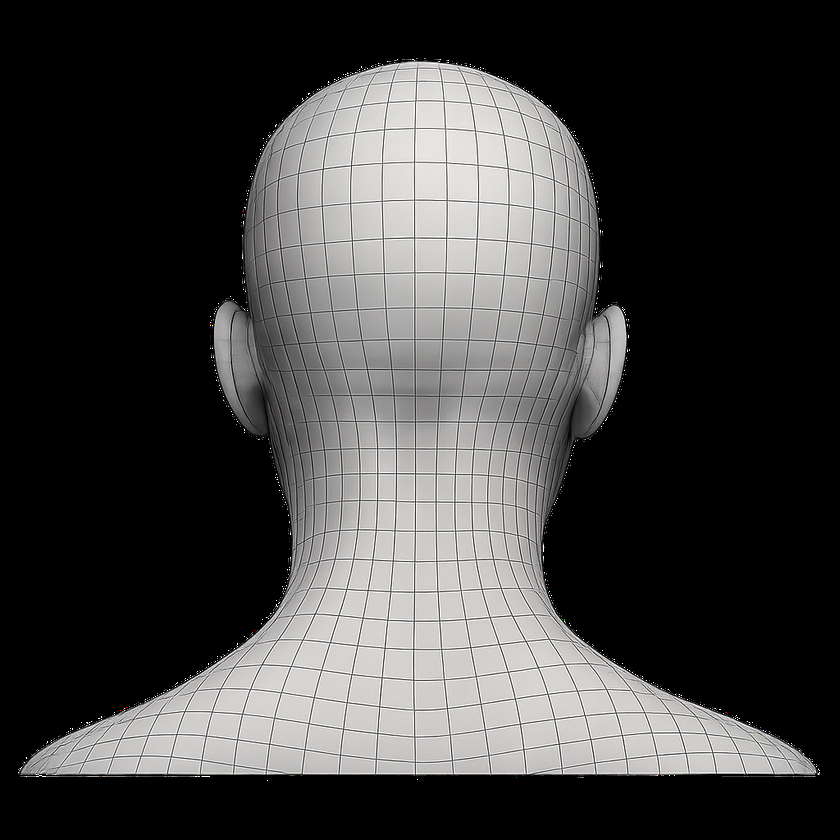
#> input picture smileHairClinic-App/assets/sonmodel/ChatGPT Image 15 Kas 2025 23_31_02.png, 840 x 840 px, shrunk from 1024 x 1024 before the run
$ python -i blur.py   (imports and definitions only)   (older library calls are emulated)
#> lines starting #> are read from the running program, lines starting #| are printed output that depends on the picture
#> further down, picture is the input picture: shape (840, 840, 3); mean B, G, R 63.8, 64.1, 64.8
import cv2
import numpy as np

def detect_blur(image, threshold=180):
    # Gri tona çevir
#> called with threshold = 180
    gray = cv2.cvtColor(image, cv2.COLOR_BGR2GRAY)

    # Tenengrad (Sobel Gradients)
    Gx = cv2.Sobel(gray, cv2.CV_64F, 1, 0)
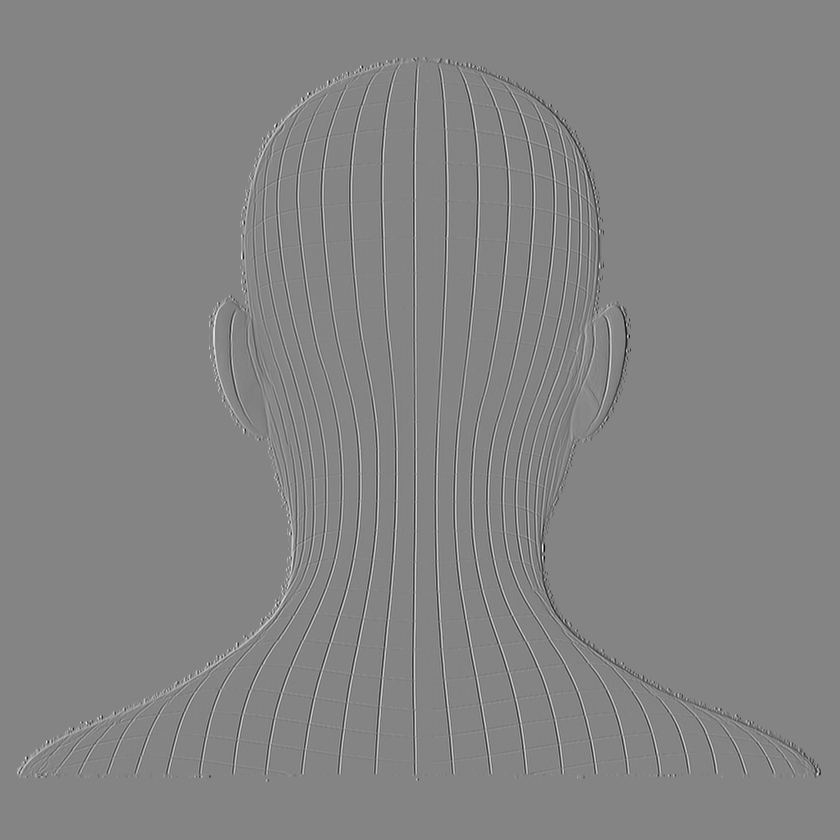
#> Gx: shape (840, 840) float64; min -1020, max 945, mean 0; drawn with min black and max white
    Gy = cv2.Sobel(gray, cv2.CV_64F, 0, 1)
    G = np.sqrt(Gx**2 + Gy**2)
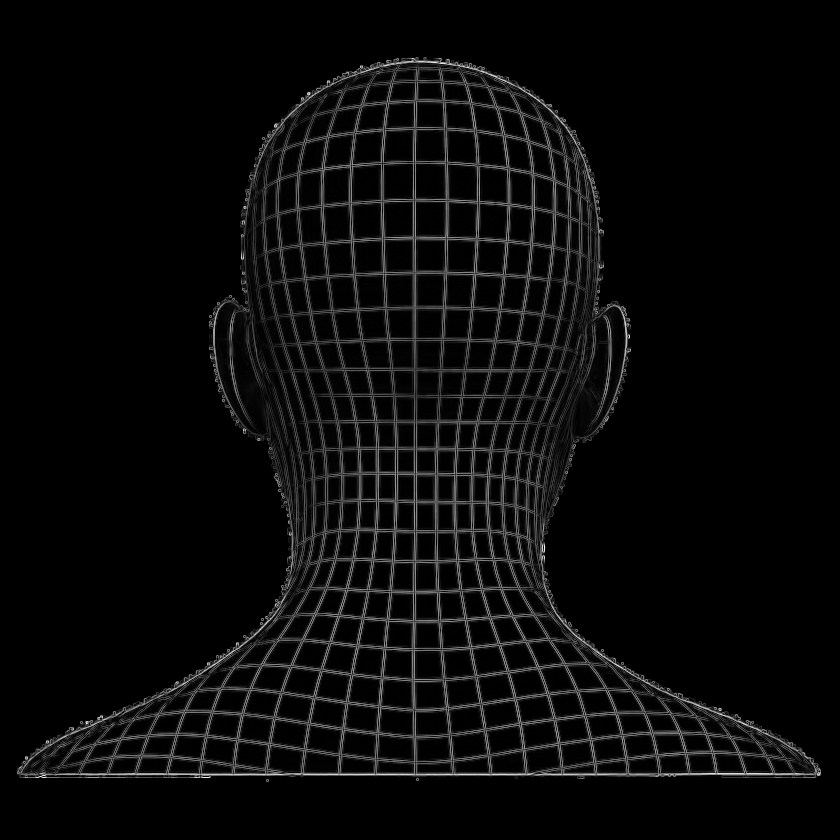
#> G: shape (840, 840) float64; min 0, max 1081.9, mean 44.8; drawn with min black and max white

    score = G.mean()
#> score = 44.81

    # True = bulanık
    is_blurry = score < threshold
#> is_blurry = True

    return {
        "score": float(score),
        "is_blurry": is_blurry
    }

>>> import cv2
>>> picture = cv2.imread('../../smileHairClinic-App/assets/sonmodel/ChatGPT Image 15 Kas 2025 23_31_02.png')
>>> result = detect_blur(picture)
#> result = {'score': 44.81, 'is_blurry': True}

$ run again, on smileHairClinic-App/assets/sonmodel/sag.png
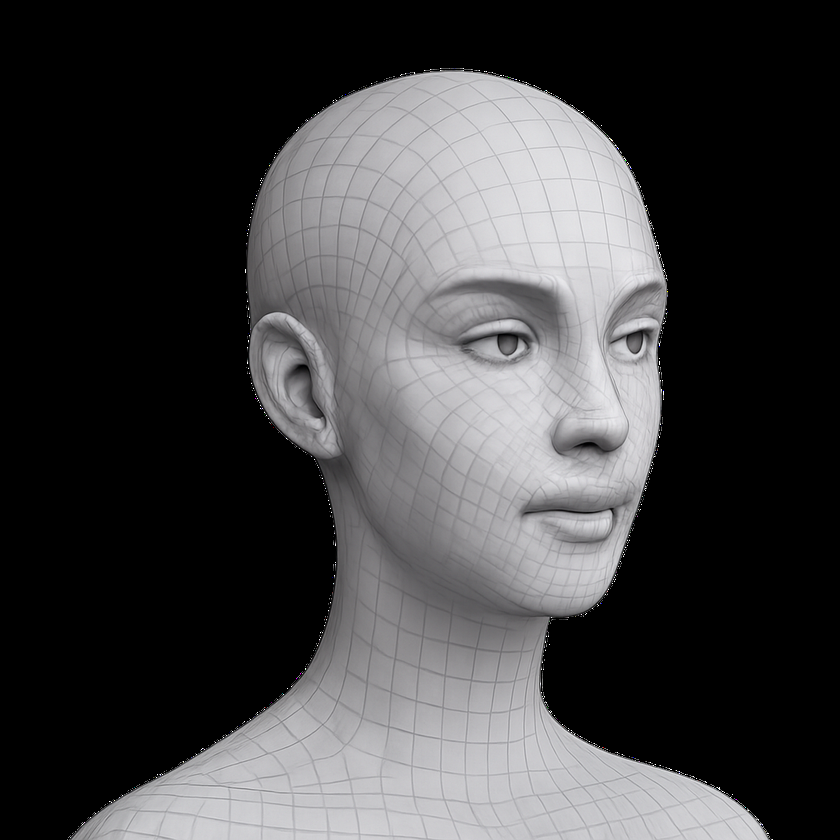
#> input picture smileHairClinic-App/assets/sonmodel/sag.png, 840 x 840 px, shrunk from 1024 x 1024 before the run
#> picture is the input picture: shape (840, 840, 3); mean B, G, R 66.3, 65.2, 65.6
#> in detect_blur, `Gx = cv2.Sobel(gray, cv2.CV_64F, 1, 0)`:
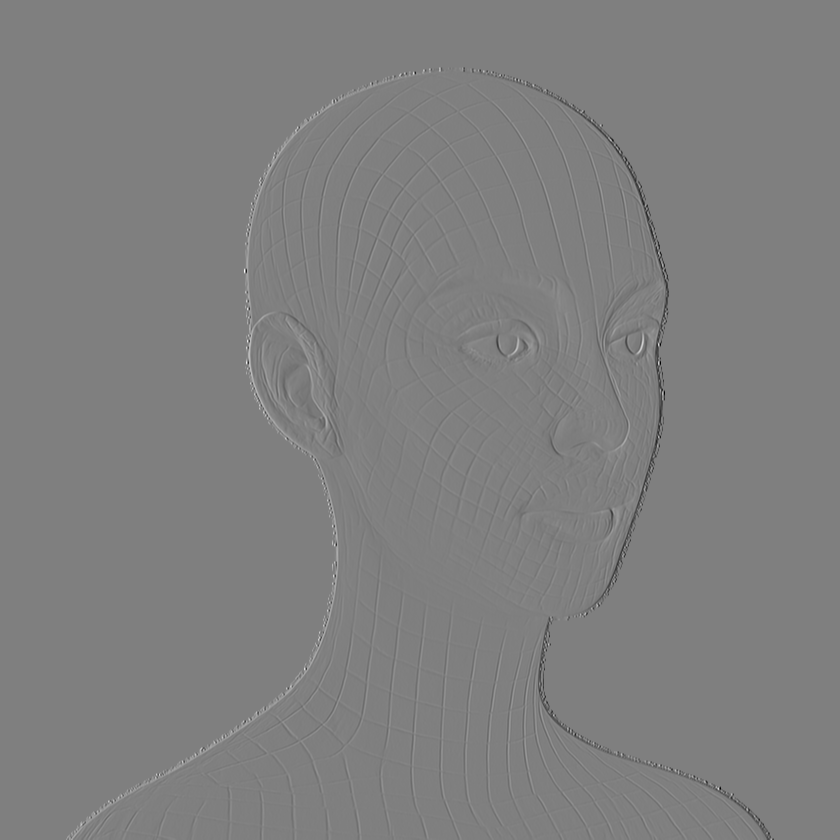
#> Gx: shape (840, 840) float64; min -1020, max 1020, mean 0; drawn with min black and max white
#> in detect_blur, `G = np.sqrt(Gx**2 + Gy**2)`:
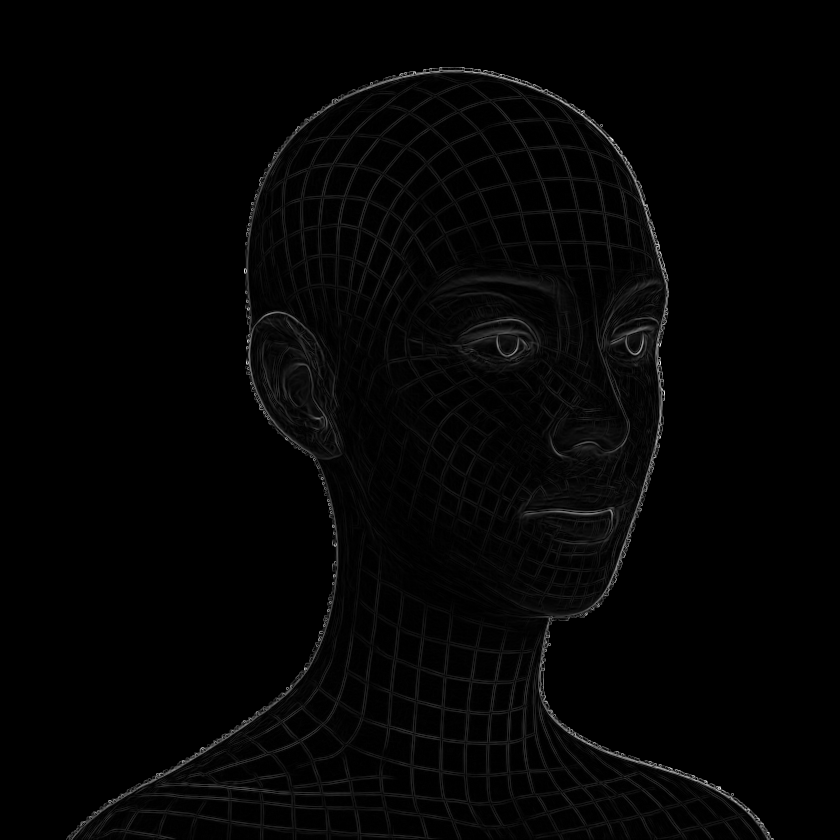
#> G: shape (840, 840) float64; min 0, max 1081.9, mean 17.5; drawn with min black and max white
#> score = 17.55
#> is_blurry = True
#> result = {'score': 17.55, 'is_blurry': True}

$ run again, on smileHairClinic-App/assets/sonmodel/sol.png
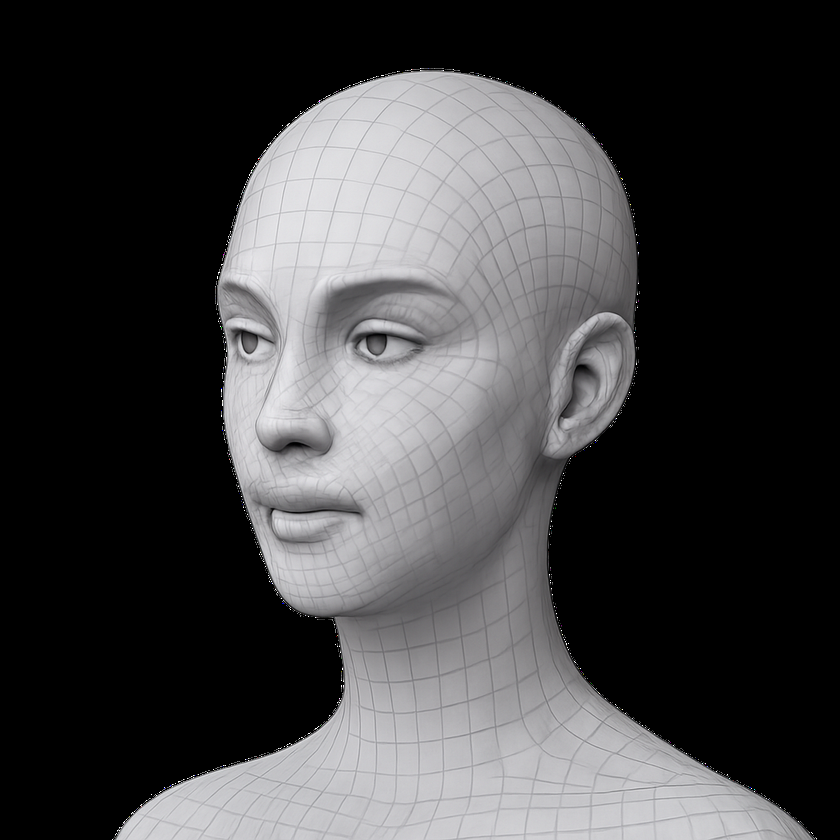
#> input picture smileHairClinic-App/assets/sonmodel/sol.png, 840 x 840 px, shrunk from 1024 x 1024 before the run
#> picture is the input picture: shape (840, 840, 3); mean B, G, R 66.3, 65.2, 65.6
#> in detect_blur, `Gx = cv2.Sobel(gray, cv2.CV_64F, 1, 0)`:
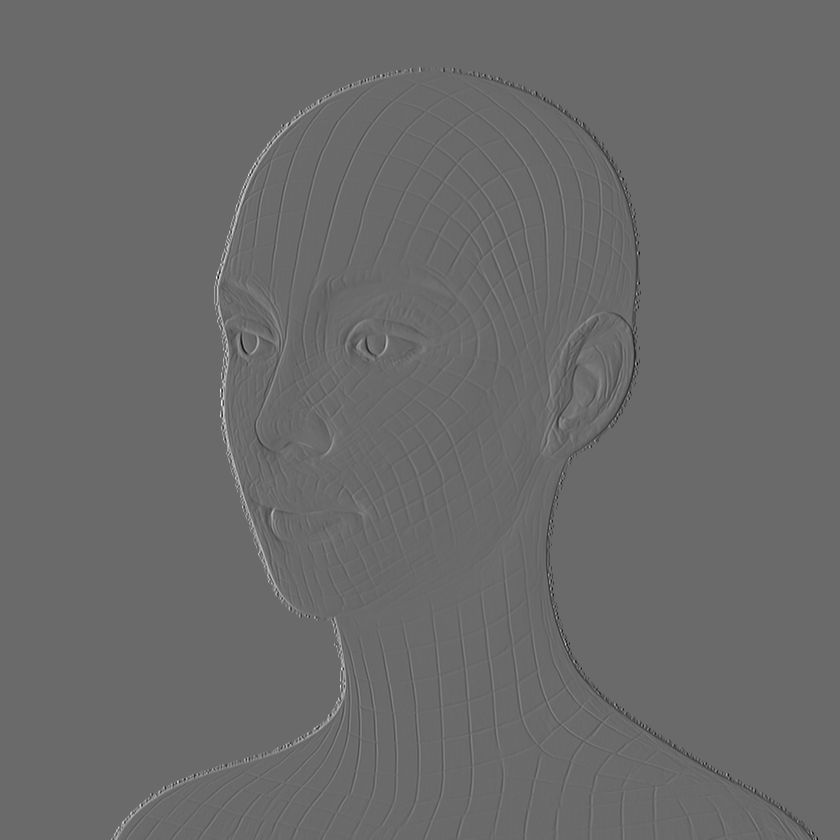
#> Gx: shape (840, 840) float64; min -734, max 1020, mean 0; drawn with min black and max white
#> in detect_blur, `G = np.sqrt(Gx**2 + Gy**2)`:
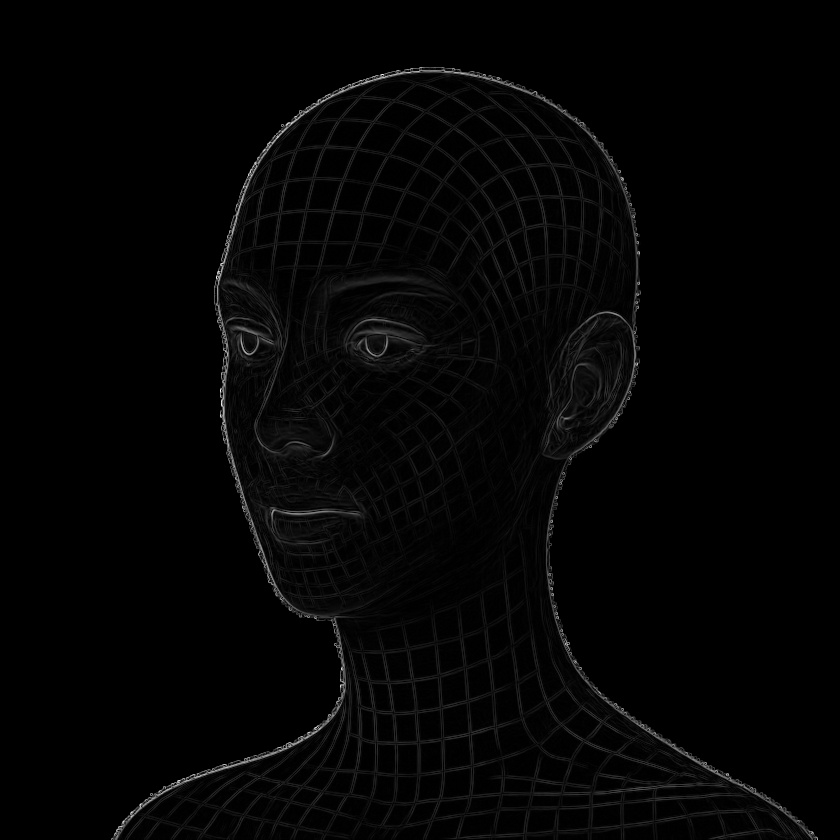
#> G: shape (840, 840) float64; min 0, max 1020, mean 17.5; drawn with min black and max white
#> score = 17.52
#> is_blurry = True
#> result = {'score': 17.52, 'is_blurry': True}
